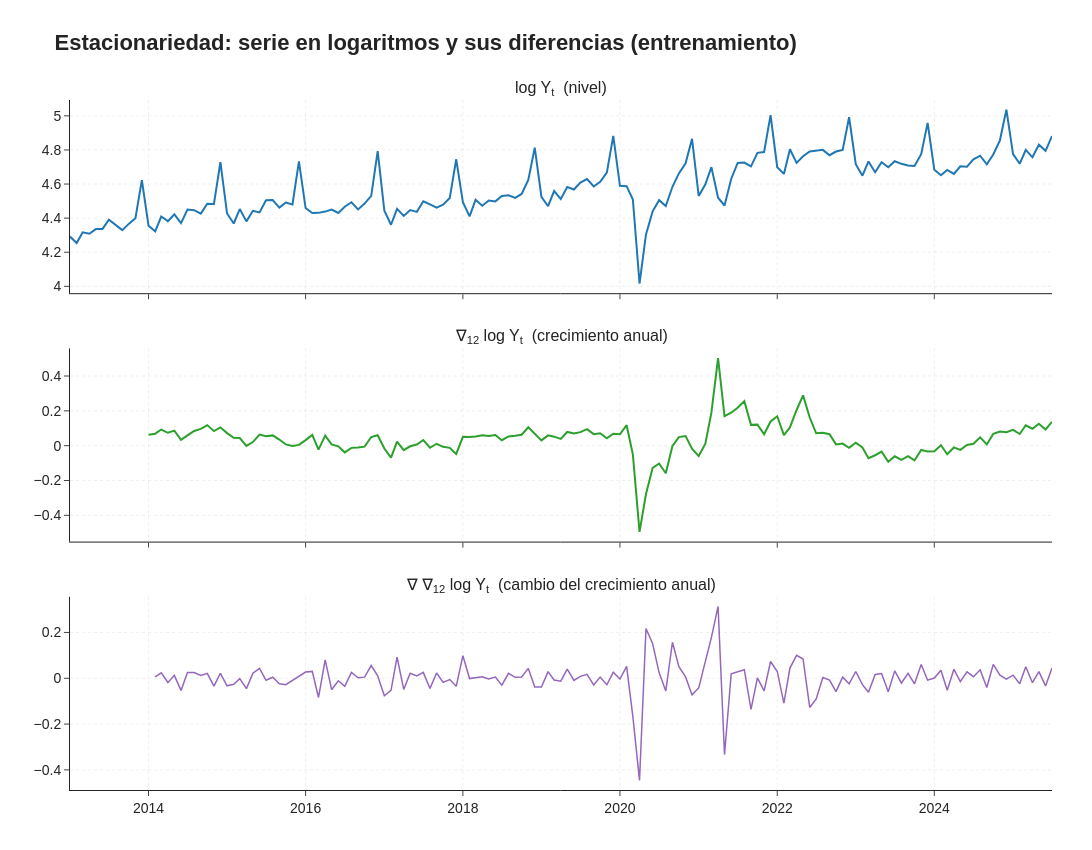

Notebook cell for this chart:
### Markdown cell above
### Estacionariedad

Una serie es **estacionaria** si su media y su varianza no cambian en el tiempo y su autocorrelación solo depende del rezago. ARMA lo exige. Comparamos tres versiones:

| Serie | Qué representa |
|---|---|
| $\log Y_t$ | Nivel (en logaritmos) |
| $\nabla_{12}\log Y_t$ | Crecimiento anual: quita la estacionalidad |
| $\nabla\nabla_{12}\log Y_t$ | Cambio mensual del crecimiento anual: quita además la tendencia |

### Code cell
# Función de formato común para las gráficas de este paso

def formato(fig, titulo, alto=500, eje_y=None, leyenda=True):
    """Aplica el diseño del proyecto: simple_white, Arial, título a la izquierda, cuadrícula punteada."""
    fig.update_layout(template="simple_white", width=1400, height=alto,
                      font=dict(family="Arial", size=14), showlegend=leyenda,
                      title=dict(text=f"<b>{titulo}</b>", x=0.05, xanchor="left", font=dict(size=22)),
                      legend=dict(orientation="h", yanchor="bottom", y=1.02, xanchor="left", x=0),
                      margin=dict(l=70, r=40, t=100, b=60))
    fig.update_xaxes(showgrid=True, gridcolor="rgba(200,200,200,0.3)", griddash="dot")
    fig.update_yaxes(showgrid=True, gridcolor="rgba(200,200,200,0.3)", griddash="dot")
    if eje_y:
        fig.update_yaxes(title_text=eje_y)
    return fig

# Las tres series
d12 = log_train.diff(12).dropna()              # ∇12 log Y
dd12 = d12.diff().dropna()                     # ∇ ∇12 log Y

fig = make_subplots(rows=3, cols=1, shared_xaxes=True, vertical_spacing=0.08,
                    subplot_titles=("log Y<sub>t</sub>  (nivel)",
                                    "∇<sub>12</sub> log Y<sub>t</sub>  (crecimiento anual)",
                                    "∇ ∇<sub>12</sub> log Y<sub>t</sub>  (cambio del crecimiento anual)"))
fig.add_trace(go.Scatter(x=log_train.index, y=log_train, line=dict(color="#1f77b4", width=2)), 1, 1)
fig.add_trace(go.Scatter(x=d12.index, y=d12, line=dict(color="#2ca02c", width=2)), 2, 1)
fig.add_trace(go.Scatter(x=dd12.index, y=dd12, line=dict(color="#9467bd", width=1.5)), 3, 1)
for fila in (2, 3):
    fig.add_hline(y=0, line_dash="dot", line_color="gray", row=fila, col=1)

formato(fig, "Estacionariedad: serie en logaritmos y sus diferencias (entrenamiento)", alto=850, leyenda=False)
guardar_figura(fig, "00_sarima_diferencias")
fig.show()

### Figure 1 — Plotly figure (JSON) as saved in the notebook; plotly's stock layout.template omitted (floating-point values rounded to 4 significant figures; data arrays with more than 128 entries replaced by an {"elided": "..."} marker saying what was removed)
{"data": [{"line": {"color": "#1f77b4", "width": 2}, "type": "scatter", "x": {"elided": "151 str values"}, "xaxis": "x", "y": {"elided": "151 float values"}, "yaxis": "y"}, {"line": {"color": "#2ca02c", "width": 2}, "type": "scatter", "x": {"elided": "139 str values"}, "xaxis": "x2", "y": {"elided": "139 float values"}, "yaxis": "y2"}, {"line": {"color": "#9467bd", "width": 1.5}, "type": "scatter", "x": {"elided": "138 str values"}, "xaxis": "x3", "y": {"elided": "138 float values"}, "yaxis": "y3"}], "layout": {"annotations": [{"font": {"size": 16}, "showarrow": false, "text": "log Y<sub>t</sub>  (nivel)", "x": 0.5, "xanchor": "center", "xref": "paper", "y": 1, "yanchor": "bottom", "yref": "paper"}, {"font": {"size": 16}, "showarrow": false, "text": "∇<sub>12</sub> log Y<sub>t</sub>  (crecimiento anual)", "x": 0.5, "xanchor": "center", "xref": "paper", "y": 0.64, "yanchor": "bottom", "yref": "paper"}, {"font": {"size": 16}, "showarrow": false, "text": "∇ ∇<sub>12</sub> log Y<sub>t</sub>  (cambio del crecimiento anual)", "x": 0.5, "xanchor": "center", "xref": "paper", "y": 0.28, "yanchor": "bottom", "yref": "paper"}], "font": {"family": "Arial", "size": 14}, "height": 850, "legend": {"orientation": "h", "x": 0, "xanchor": "left", "y": 1.02, "yanchor": "bottom"}, "margin": {"b": 60, "l": 70, "r": 40, "t": 100}, "shapes": [{"line": {"color": "gray", "dash": "dot"}, "type": "line", "x0": 0, "x1": 1, "xref": "x2 domain", "y0": 0, "y1": 0, "yref": "y2"}, {"line": {"color": "gray", "dash": "dot"}, "type": "line", "x0": 0, "x1": 1, "xref": "x3 domain", "y0": 0, "y1": 0, "yref": "y3"}], "showlegend": false, "title": {"font": {"size": 22}, "text": "<b>Estacionariedad: serie en logaritmos y sus diferencias (entrenamiento)</b>", "x": 0.05, "xanchor": "left"}, "width": 1400, "xaxis": {"anchor": "y", "domain": [0, 1], "gridcolor": "rgba(200,200,200,0.3)", "griddash": "dot", "matches": "x3", "showgrid": true, "showticklabels": false}, "xaxis2": {"anchor": "y2", "domain": [0, 1], "gridcolor": "rgba(200,200,200,0.3)", "griddash": "dot", "matches": "x3", "showgrid": true, "showticklabels": false}, "xaxis3": {"anchor": "y3", "domain": [0, 1], "gridcolor": "rgba(200,200,200,0.3)", "griddash": "dot", "showgrid": true}, "yaxis": {"anchor": "x", "domain": [0.72, 1], "gridcolor": "rgba(200,200,200,0.3)", "griddash": "dot", "showgrid": true}, "yaxis2": {"anchor": "x2", "domain": [0.36, 0.64], "gridcolor": "rgba(200,200,200,0.3)", "griddash": "dot", "showgrid": true}, "yaxis3": {"anchor": "x3", "domain": [0, 0.28], "gridcolor": "rgba(200,200,200,0.3)", "griddash": "dot", "showgrid": true}}}
